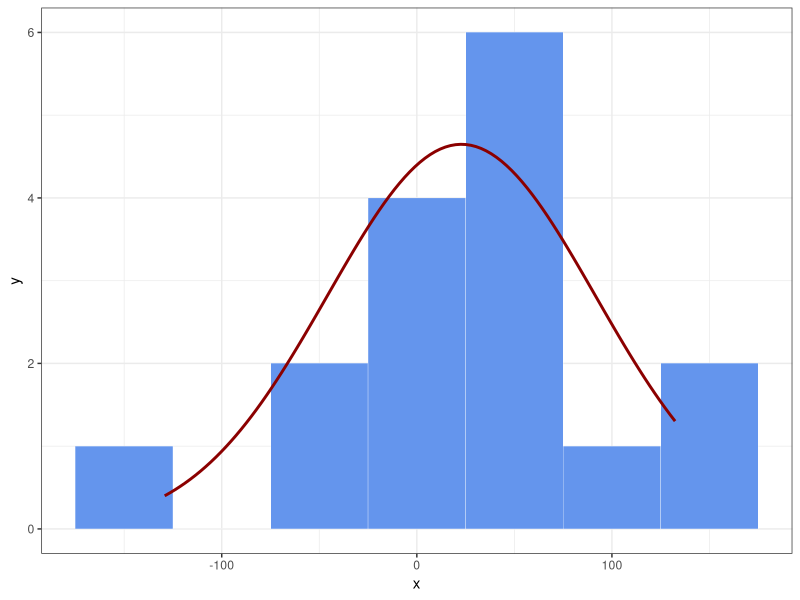
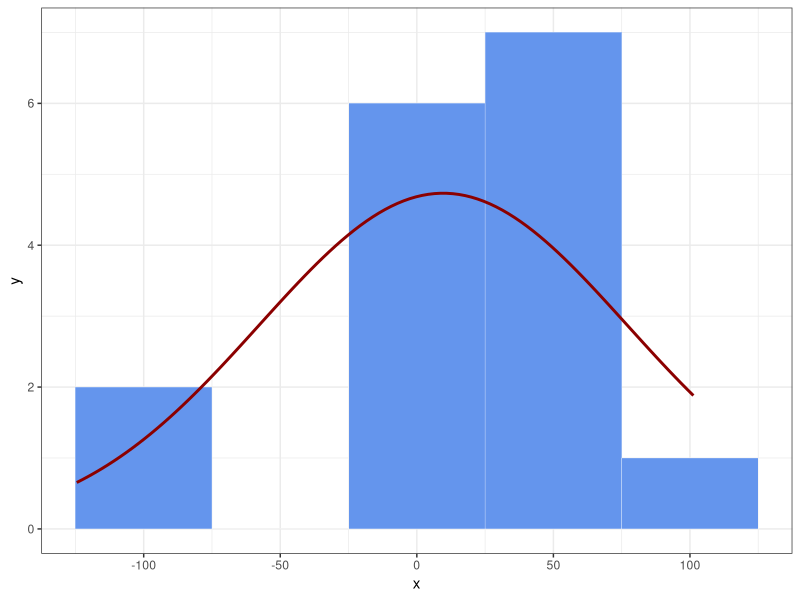

Here is the R script that generated these plots, in order:
## ---- chunk 1
# if not installed use: install.packages("package_name")
library(readxl)
library(psych)

hanson_data= read_excel("datasheet.xlsx", sheet="Hanson")
oldmain_data= read_excel("datasheet.xlsx", sheet="Old Main")
## ---- chunk 2
# get the differece between download and upload speeds for each building
result <- data.frame(download_diff = hanson_data$`Download Speed (Mbps)` - oldmain_data$`Download Speed (Mbps)`, 
                     upload_diff = hanson_data$`Upload Speed (Mbps)` - oldmain_data$`Upload Speed (Mbps)`)

## ---- chunk 3
summary(result$download_diff)
## ---- chunk 4
summary(result$upload_diff)
## ---- chunk 5
download_sd <- sd(result$download_diff)
download_mean <- mean(result$download_diff)

upload_sd <- sd(result$upload_diff)
upload_mean <- mean(result$upload_diff)

#use ggplot2
library(ggplot2)

plot_dist_hist <- function(n,mean,sd,binwidth) {
  df <- data.frame(x = rnorm(n, mean, sd))
  ggplot(df, aes(x = x, mean = mean, sd = sd, binwidth = binwidth, n = n)) +
    theme_bw() +
    geom_histogram(binwidth = binwidth, 
        colour = "white", fill = "cornflowerblue", linewidth = 0.1) +
stat_function(fun = function(x) dnorm(x, mean = mean, sd = sd) * n * binwidth,
    color = "darkred", linewidth = 1)
}
n = 16
binwidth = 50 # passed to geom_histogram and stat_function
set.seed(1)


plot_dist_hist(n, download_mean, download_sd, binwidth)
plot_dist_hist(n, upload_mean, upload_sd, binwidth)

